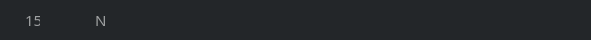
    <widget class="QGroupBox" name="RFIDgroupBox2_14">
     <property name="geometry">
      <rect>
       <x>6</x>
       <y>702</y>
       <width>591</width>
       <height>40</height>
      </rect>
     </property>
     <property name="styleSheet">
      <string notr="true">background-color: rgb(35, 38, 41);
border: 1px solid rgb(35, 38, 41);
border-radius: 17px</string>
     </property>
     <property name="title">
      <string/>
     </property>
     <widget class="QLabel" name="Rfidshno10_8">
      <property name="geometry">
       <rect>
        <x>20</x>
        <y>12</y>
        <width>21</width>
        <height>16</height>
       </rect>
      </property>
      <property name="font">
       <font>
        <family>AppleSDGothicNeoB00</family>
        <pointsize>11</pointsize>
        <weight>50</weight>
        <bold>false</bold>
       </font>
      </property>
      <property name="styleSheet">
       <string notr="true">color: rgb(159, 161, 162);</string>
      </property>
      <property name="text">
       <string>15</string>
      </property>
     </widget>
     <widget class="QLabel" name="RFIDaidm15">
      <property name="geometry">
       <rect>
        <x>90</x>
        <y>12</y>
        <width>41</width>
        <height>16</height>
       </rect>
      </property>
      <property name="font">
       <font>
        <family>AppleSDGothicNeoB00</family>
        <pointsize>11</pointsize>
        <weight>50</weight>
        <bold>false</bold>
       </font>
      </property>
      <property name="styleSheet">
       <string notr="true">color: rgb(159, 161, 162);</string>
      </property>
      <property name="text">
       <string>N</string>
      </property>
     </widget>
     <widget class="QLabel" name="M15IPlb">
      <property name="geometry">
       <rect>
        <x>290</x>
        <y>12</y>
        <width>121</width>
        <height>20</height>
       </rect>
      </property>
      <property name="font">
       <font>
        <family>AppleSDGothicNeoB00</family>
        <pointsize>11</pointsize>
        <weight>50</weight>
        <bold>false</bold>
       </font>
      </property>
      <property name="styleSheet">
       <string notr="true">color: rgb(159, 161, 162);</string>
      </property>
      <property name="text">
       <string/>
      </property>
     </widget>
     <widget class="QLabel" name="RFIDnote15">
      <property name="geometry">
       <rect>
        <x>410</x>
        <y>12</y>
        <width>151</width>
        <height>20</height>
       </rect>
      </property>
      <property name="font">
       <font>
        <family>AppleSDGothicNeoB00</family>
        <pointsize>11</pointsize>
        <weight>50</weight>
        <bold>false</bold>
       </font>
      </property>
      <property name="styleSheet">
       <string notr="true">color: rgb(159, 161, 162);</string>
      </property>
      <property name="text">
       <string/>
      </property>
     </widget>
     <widget class="QLabel" name="StateM15lb">
      <property name="geometry">
       <rect>
        <x>210</x>
        <y>10</y>
        <width>31</width>
        <height>21</height>
       </rect>
      </property>
      <property name="text">
       <string/>
      </property>
     </widget>
    </widget>
